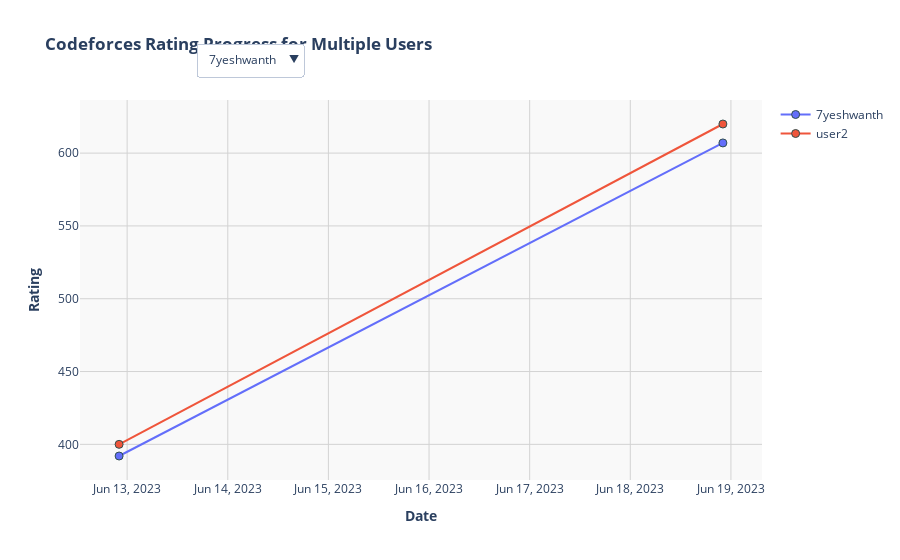

Notebook source saved alongside this figure:
### Code cell
import plotly.graph_objects as go
from datetime import datetime

# Data for multiple users (example with 2 users)
data = [
    {
        "handle": "7yeshwanth",
        "results": [
            {"contestId": 1841, "contestName": "Educational Codeforces Round 150 (Rated for Div. 2)",
             "rank": 10919, "ratingUpdateTimeSeconds": 1686587700, "oldRating": 0, "newRating": 392},
            {"contestId": 1836, "contestName": "Codeforces Round 880 (Div. 2)", "rank": 10563,
             "ratingUpdateTimeSeconds": 1687106100, "oldRating": 392, "newRating": 607},
            # Additional contests for 7yeshwanth...
        ]
    },
    {
        "handle": "user2",
        "results": [
            {"contestId": 1841, "contestName": "Educational Codeforces Round 150 (Rated for Div. 2)",
             "rank": 12000, "ratingUpdateTimeSeconds": 1686587700, "oldRating": 100, "newRating": 400},
            {"contestId": 1836, "contestName": "Codeforces Round 880 (Div. 2)", "rank": 10500,
             "ratingUpdateTimeSeconds": 1687106100, "oldRating": 400, "newRating": 620},
            # Additional contests for user2...
        ]
    }
]

# Create the plot
fig = go.Figure()

# List to store visibility of traces (initially set to True)
visibility = [True] * len(data)

# Loop through each user's data and add a trace for each
for i, user in enumerate(data):
    handle = user["handle"]
    contests = user["results"]

    timestamps = [datetime.fromtimestamp(
        item["ratingUpdateTimeSeconds"]) for item in contests]
    new_ratings = [item["newRating"] for item in contests]
    hover_text = [
        f"<b>Contest:</b> {item['contestName']}<br>"
        f"<b>Rank:</b> {item['rank']}<br>"
        f"<b>Old Rating:</b> {item['oldRating']}<br>"
        f"<b>New Rating:</b> {item['newRating']}"
        for item in contests
    ]

    # Add trace for each user with enhanced design
    fig.add_trace(go.Scatter(
        x=timestamps,
        y=new_ratings,
        mode='lines+markers',
        name=handle,  # Different trace for each user
        hovertext=hover_text,
        hoverinfo="text",
        line=dict(width=2),
        marker=dict(size=8, symbol='circle', line=dict(
            width=1, color='DarkSlateGrey')),
        visible=visibility[i]  # Set visibility to True initially
    ))

# Add checkboxes for user selection
buttons = []
for i, user in enumerate(data):
    buttons.append(
        dict(
            label=user["handle"],
            method="update",
            args=[{"visible": [j == i for j in range(len(data))]},  # Show only this user's data
                  # Update title
                  {"title": f"<b>{user['handle']}'s Codeforces Rating Progress</b>"}]
        )
    )

# Add "Show All" button to show all users
buttons.append(
    dict(
        label="Show All",
        method="update",
        args=[{"visible": [True] * len(data)},  # Show all users
              # Reset title
              {"title": "<b>Codeforces Rating Progress for Multiple Users</b>"}]
    )
)

# Add buttons to layout
fig.update_layout(
    title="<b>Codeforces Rating Progress for Multiple Users</b>",
    xaxis_title="<b>Date</b>",
    yaxis_title="<b>Rating</b>",
    updatemenus=[{
        "buttons": buttons,
        "direction": "down",
        "showactive": True,
        "x": 0.17,
        "xanchor": "left",
        "y": 1.15,
        "yanchor": "top"
    }],
    showlegend=True,
    plot_bgcolor="#f9f9f9",
    xaxis=dict(
        showgrid=True,
        gridcolor='lightgrey',
        zerolinecolor='grey',
        tickformat="%b %d, %Y"
    ),
    yaxis=dict(
        showgrid=True,
        gridcolor='lightgrey',
        zerolinecolor='grey'
    )
)

# Show the plot
fig.show()

### Figure 1 — Plotly figure (JSON) as saved in the notebook; plotly's stock layout.template omitted (floating-point values rounded to 4 significant figures)
{"data": [{"hoverinfo": "text", "hovertext": ["<b>Contest:</b> Educational Codeforces Round 150 (Rated for Div. 2)<br><b>Rank:</b> 10919<br><b>Old Rating:</b> 0<br><b>New Rating:</b> 392", "<b>Contest:</b> Codeforces Round 880 (Div. 2)<br><b>Rank:</b> 10563<br><b>Old Rating:</b> 392<br><b>New Rating:</b> 607"], "line": {"width": 2}, "marker": {"line": {"color": "DarkSlateGrey", "width": 1}, "size": 8, "symbol": "circle"}, "mode": "lines+markers", "name": "7yeshwanth", "type": "scatter", "visible": true, "x": ["2023-06-12T22:05:00", "2023-06-18T22:05:00"], "y": [392, 607]}, {"hoverinfo": "text", "hovertext": ["<b>Contest:</b> Educational Codeforces Round 150 (Rated for Div. 2)<br><b>Rank:</b> 12000<br><b>Old Rating:</b> 100<br><b>New Rating:</b> 400", "<b>Contest:</b> Codeforces Round 880 (Div. 2)<br><b>Rank:</b> 10500<br><b>Old Rating:</b> 400<br><b>New Rating:</b> 620"], "line": {"width": 2}, "marker": {"line": {"color": "DarkSlateGrey", "width": 1}, "size": 8, "symbol": "circle"}, "mode": "lines+markers", "name": "user2", "type": "scatter", "visible": true, "x": ["2023-06-12T22:05:00", "2023-06-18T22:05:00"], "y": [400, 620]}], "layout": {"plot_bgcolor": "#f9f9f9", "showlegend": true, "title": {"text": "<b>Codeforces Rating Progress for Multiple Users</b>"}, "updatemenus": [{"buttons": [{"args": [{"visible": [true, false]}, {"title": "<b>7yeshwanth's Codeforces Rating Progress</b>"}], "label": "7yeshwanth", "method": "update"}, {"args": [{"visible": [false, true]}, {"title": "<b>user2's Codeforces Rating Progress</b>"}], "label": "user2", "method": "update"}, {"args": [{"visible": [true, true]}, {"title": "<b>Codeforces Rating Progress for Multiple Users</b>"}], "label": "Show All", "method": "update"}], "direction": "down", "showactive": true, "x": 0.17, "xanchor": "left", "y": 1.15, "yanchor": "top"}], "xaxis": {"gridcolor": "lightgrey", "showgrid": true, "tickformat": "%b %d, %Y", "title": {"text": "<b>Date</b>"}, "zerolinecolor": "grey"}, "yaxis": {"gridcolor": "lightgrey", "showgrid": true, "title": {"text": "<b>Rating</b>"}, "zerolinecolor": "grey"}}}
